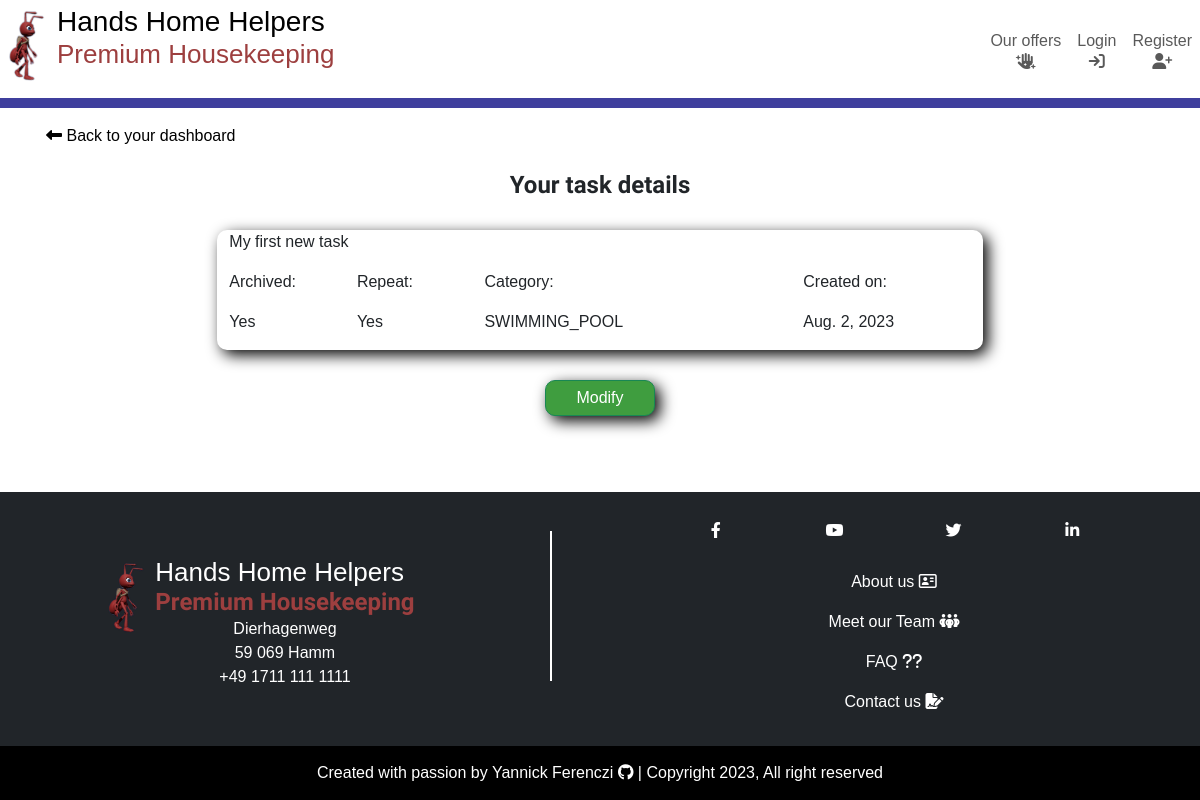
The page /dashboard/detail_task/1/ on the database as committed earlier.
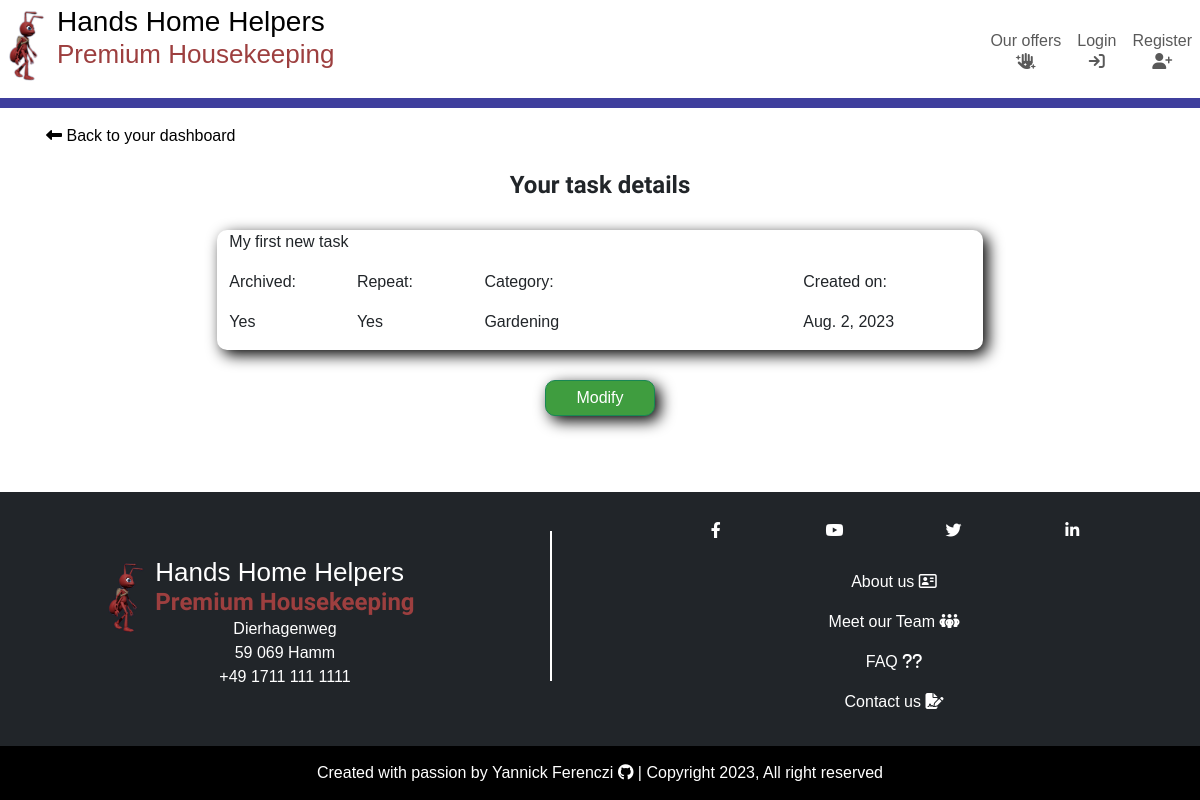
The same page on the database as committed later.
### tasks/models.py (models this page shows, shortened)
class Task(models.Model):
    CATEGORIES = [
        ("Gardening", "Gardening"),
        ("Cleaning", "Cleaning"),
        ("Garden patch", "Garden patch"),
        ("Swimming pool", "Swimming pool"),
        ("Renovation and repair", "Renovation and repair"),
        ("Home care", "Home care"),
    ]
    name = models.CharField(max_length=250, )
    done = models.BooleanField(default=False)
    owner = models.ForeignKey(
        User,
        on_delete=models.CASCADE,
        related_name="task_owner",
    )
    created_on = models.DateField(auto_now_add=True)
    category = models.CharField(
        max_length=50,
        choices=CATEGORIES,
        default="CLEANING",
    )
    repeat = models.BooleanField(default=False)
    employee = models.ForeignKey(
        Employee,
        on_delete=models.PROTECT,
        related_name="employees",
        blank=True,
        null=True,
    )
    comment = models.CharField(max_length=250, blank=True, null=True)
    class Meta:
        ordering = ["-created_on"]

### tasks/views.py (the view)
class TaskDetailView(generic.DetailView):
    model = Task
    template_name = "tasks/task_detail.html"
    context_object_name = "task"

### tasks/templates/tasks/task_detail.html (shortened to what this page needs)
{% extends "base.html" %}
{% load static %}
{% block content %}
<div class="container-fluid container-lg p-2">
    <div class="row">
        <div class="col">
            <div class="m-2">
                <a href="{% url 'dashboard' %}"><i class="fa-solid fa-left-long"></i> Back to your dashboard</a>
            </div>
        </div>
    </div>
    <div class="row">
        <div class="col">
            <h3>Your task details</h3>
        </div>
    </div>
    <div class="row">
        <div class="col-12 col-md-8 offset-md-2 dashboard-item">
            <div class="row">
                <div class="col">
                    <p class="content-centered">{{ task.name }}</p>
                </div>
            </div>
            <div class="row">
                <div class="col-2">
                    <p>Archived:</p>
                    <p>{% if task.done %}Yes{% else %}No{% endif %}</p>
                </div>
                <div class="col-2">
                    <p>Repeat:</p>
                    <p>{% if task.repeat %}Yes{% else %}No{% endif %}</p>
                </div>
                <div class="col-5">
                    <p>Category:</p>
                    <p>{{ task.category }}</p>
                </div>
                <div class="col-3">
                    <p>Created on:</p>
                    <p>{{ task.created_on }}</p>
                </div>
            </div>
        </div>
    </div>
    <div class="row">
        <div class="col centered-content">
            <a class="form-btn btn btn-success" href="{% url 'task_update' task.pk %}">Modify</a>
        </div>
    </div>
</div>
{% endblock content %}

Rows that differ between the two databases and show on the page:
changed Task "My first new task": category "SWIMMING_POOL" → "Gardening"
